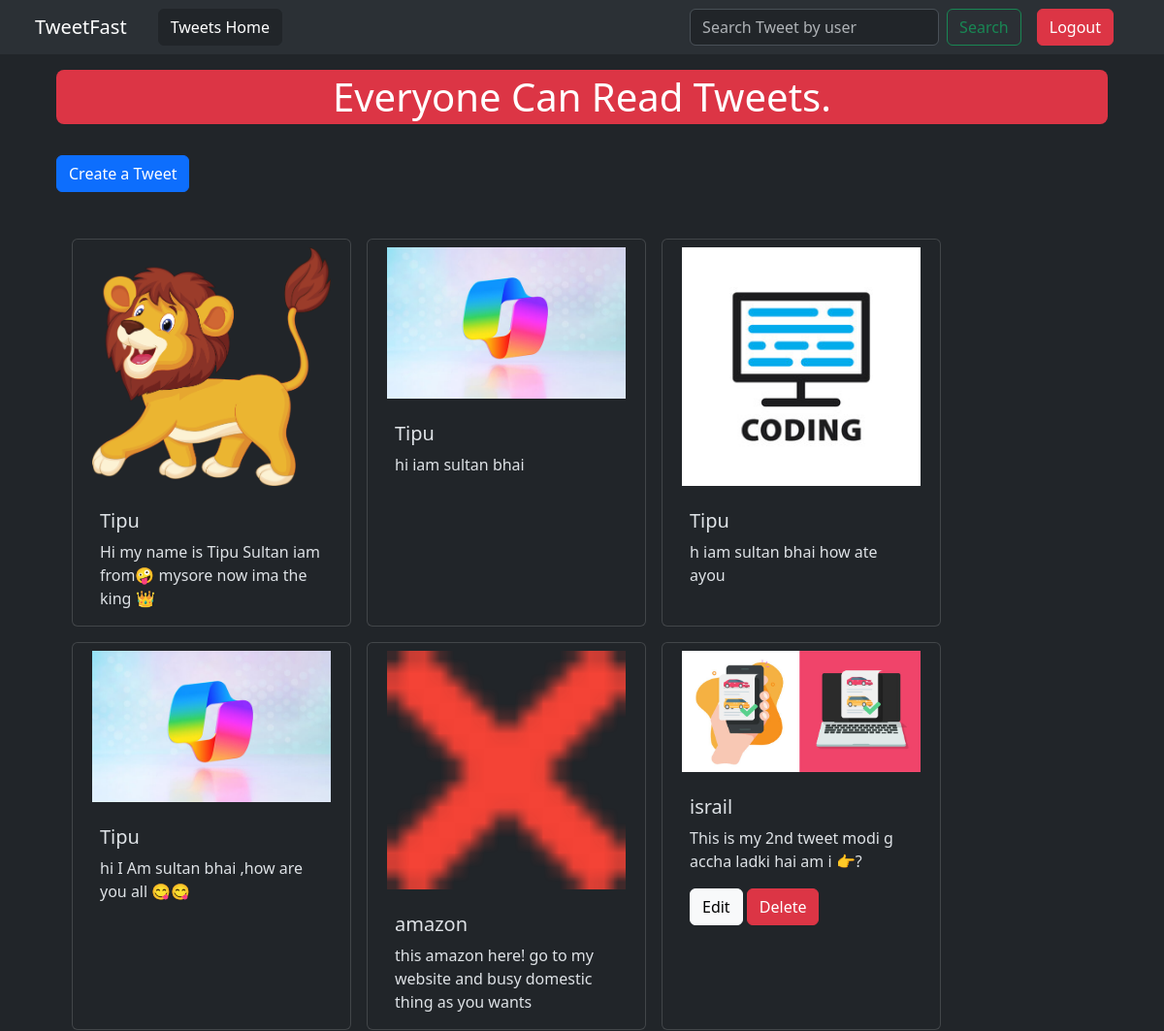
The app's page /tweet/tweet_list/ (signed in, upper part), older data.
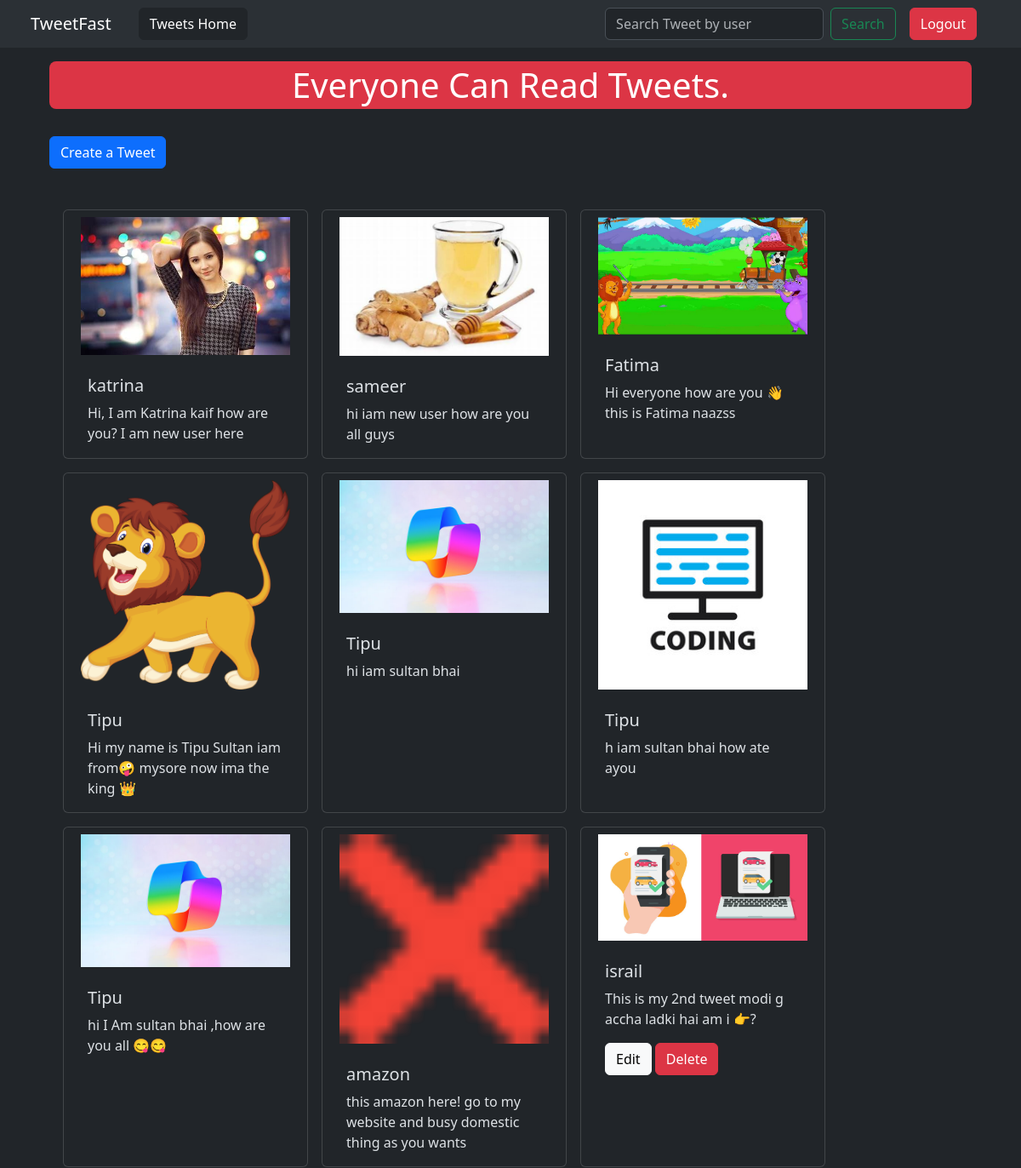
The same page, newer data.
### tweet/models.py (models this page shows, shortened)
class Tweet(models.Model):
    user = models.ForeignKey(User, on_delete=models.CASCADE)
    text = models.TextField(max_length=240)
    photo = models.ImageField(upload_to='photo/', blank=True, null=True)
    created = models.DateTimeField(auto_now_add=True)
    update_at = models.DateTimeField(auto_now=True)

### tweet/views.py (the view)
# urls.py: path('tweet_list/', views.tweet_list, name='tweet_list'),
def tweet_list(request):
    tweets = Tweet.objects.all().order_by('-created')
    return render(request, 'tweet_list.html', {'tweets': tweets})

### tweet/templates/tweet_list.html (shortened to what this page needs)
{% extends "layout.html" %}
{% block content %}
<h1 class="p-lg-1 m-3 text-center text-capitalize text-bg-danger p-3 rounded-3">Everyone Can Read Tweets.</h1>
<a class="btn btn-primary m-3 text-center" href="{% url 'tweet_create' %}" target="" rel="noopener noreferrer">Create a Tweet</a>
<div class="container row gap-3 p-3 m-lg-3 mb-lg-5" >
  {% for tweet in tweets %}
  <div class="card" style="width: 18rem">
    {% if tweet.photo %}
        <img src="{{ tweet.photo.url }}" class="card-img-top p-2 rounded-2" alt="Tweet Image">
    {% endif %}
    <div class="card-body">
      <h5 class="card-title">{{ tweet.user.username }}</h5>
      <p class="card-text">
        {{ tweet.text}}
      </p>
      {% if tweet.user == user %}
            <a href="{% url 'tweet_edit' tweet.id %}" class="btn btn-light" target="">Edit</a>
            <a href="{% url 'tweet_delete' tweet.id %}"  class="btn btn-danger" target="">Delete</a>
      {% endif %}
    </div>
  </div>
  {% endfor %}
</div>
{% endblock %}

Row changes from the older to the newer data that the page shows:
added Tweet: photo (picture), user.username "katrina", text "Hi, I am Katrina kaif how are you? I am new user here"
added Tweet: photo (picture), user.username "sameer", text "hi iam new user how are you all guys"
added Tweet: photo (picture), user.username "Fatima", text "Hi everyone how are you 👋 this is Fatima naazss"
